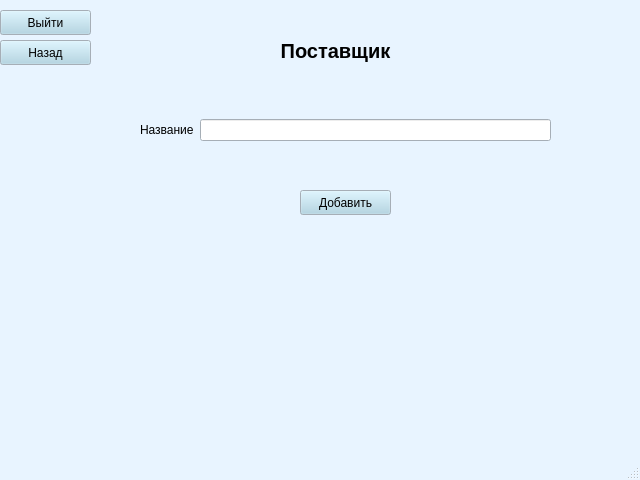
<?xml version="1.0" encoding="UTF-8"?>
<ui version="4.0">
 <class>MainWindow</class>
 <widget class="QMainWindow" name="MainWindow">
  <property name="geometry">
   <rect>
    <x>0</x>
    <y>0</y>
    <width>640</width>
    <height>480</height>
   </rect>
  </property>
  <property name="palette">
   <palette>
    <active>
     <colorrole role="WindowText">
      <brush brushstyle="SolidPattern">
       <color alpha="255">
        <red>0</red>
        <green>0</green>
        <blue>0</blue>
       </color>
      </brush>
     </colorrole>
     <colorrole role="Button">
      <brush brushstyle="SolidPattern">
       <color alpha="255">
        <red>169</red>
        <green>210</green>
        <blue>227</blue>
       </color>
      </brush>
     </colorrole>
     <colorrole role="Light">
      <brush brushstyle="SolidPattern">
       <color alpha="255">
        <red>255</red>
        <green>255</green>
        <blue>255</blue>
       </color>
      </brush>
     </colorrole>
     <colorrole role="Midlight">
      <brush brushstyle="SolidPattern">
       <color alpha="255">
        <red>238</red>
        <green>228</green>
        <blue>255</blue>
       </color>
      </brush>
     </colorrole>
     <colorrole role="Dark">
      <brush brushstyle="SolidPattern">
       <color alpha="255">
        <red>110</red>
        <green>101</green>
        <blue>127</blue>
       </color>
      </brush>
     </colorrole>
     <colorrole role="Mid">
      <brush brushstyle="SolidPattern">
       <color alpha="255">
        <red>147</red>
        <green>134</green>
        <blue>170</blue>
       </color>
      </brush>
     </colorrole>
     <colorrole role="Text">
      <brush brushstyle="SolidPattern">
       <color alpha="255">
        <red>0</red>
        <green>0</green>
        <blue>0</blue>
       </color>
      </brush>
     </colorrole>
     <colorrole role="BrightText">
      <brush brushstyle="SolidPattern">
       <color alpha="255">
        <red>255</red>
        <green>255</green>
        <blue>255</blue>
       </color>
      </brush>
     </colorrole>
     <colorrole role="ButtonText">
      <brush brushstyle="SolidPattern">
       <color alpha="255">
        <red>0</red>
        <green>0</green>
        <blue>0</blue>
       </color>
      </brush>
     </colorrole>
     <colorrole role="Base">
      <brush brushstyle="SolidPattern">
       <color alpha="255">
        <red>255</red>
        <green>255</green>
        <blue>255</blue>
       </color>
      </brush>
     </colorrole>
     <colorrole role="Window">
      <brush brushstyle="SolidPattern">
       <color alpha="255">
        <red>232</red>
        <green>244</green>
        <blue>255</blue>
       </color>
      </brush>
     </colorrole>
     <colorrole role="Shadow">
      <brush brushstyle="SolidPattern">
       <color alpha="255">
        <red>0</red>
        <green>0</green>
        <blue>0</blue>
       </color>
      </brush>
     </colorrole>
     <colorrole role="Highlight">
      <brush brushstyle="SolidPattern">
       <color alpha="255">
        <red>221</red>
        <green>202</green>
        <blue>255</blue>
       </color>
      </brush>
     </colorrole>
     <colorrole role="AlternateBase">
      <brush brushstyle="SolidPattern">
       <color alpha="255">
        <red>238</red>
        <green>228</green>
        <blue>255</blue>
       </color>
      </brush>
     </colorrole>
     <colorrole role="ToolTipBase">
      <brush brushstyle="SolidPattern">
       <color alpha="255">
        <red>255</red>
        <green>255</green>
        <blue>220</blue>
       </color>
      </brush>
     </colorrole>
     <colorrole role="ToolTipText">
      <brush brushstyle="SolidPattern">
       <color alpha="255">
        <red>0</red>
        <green>0</green>
        <blue>0</blue>
       </color>
      </brush>
     </colorrole>
     <colorrole role="PlaceholderText">
      <brush brushstyle="SolidPattern">
       <color alpha="128">
        <red>0</red>
        <green>0</green>
        <blue>0</blue>
       </color>
      </brush>
     </colorrole>
    </active>
    <inactive>
     <colorrole role="WindowText">
      <brush brushstyle="SolidPattern">
       <color alpha="255">
        <red>0</red>
        <green>0</green>
        <blue>0</blue>
       </color>
      </brush>
     </colorrole>
     <colorrole role="Button">
      <brush brushstyle="SolidPattern">
       <color alpha="255">
        <red>169</red>
        <green>210</green>
        <blue>227</blue>
       </color>
      </brush>
     </colorrole>
     <colorrole role="Light">
      <brush brushstyle="SolidPattern">
       <color alpha="255">
        <red>255</red>
        <green>255</green>
        <blue>255</blue>
       </color>
      </brush>
     </colorrole>
     <colorrole role="Midlight">
      <brush brushstyle="SolidPattern">
       <color alpha="255">
        <red>238</red>
        <green>228</green>
        <blue>255</blue>
       </color>
      </brush>
     </colorrole>
     <colorrole role="Dark">
      <brush brushstyle="SolidPattern">
       <color alpha="255">
        <red>110</red>
        <green>101</green>
        <blue>127</blue>
       </color>
      </brush>
     </colorrole>
     <colorrole role="Mid">
      <brush brushstyle="SolidPattern">
       <color alpha="255">
        <red>147</red>
        <green>134</green>
        <blue>170</blue>
       </color>
      </brush>
     </colorrole>
     <colorrole role="Text">
      <brush brushstyle="SolidPattern">
       <color alpha="255">
        <red>0</red>
        <green>0</green>
        <blue>0</blue>
       </color>
      </brush>
     </colorrole>
     <colorrole role="BrightText">
      <brush brushstyle="SolidPattern">
       <color alpha="255">
        <red>255</red>
        <green>255</green>
        <blue>255</blue>
       </color>
      </brush>
     </colorrole>
     <colorrole role="ButtonText">
      <brush brushstyle="SolidPattern">
       <color alpha="255">
        <red>0</red>
        <green>0</green>
        <blue>0</blue>
       </color>
      </brush>
     </colorrole>
     <colorrole role="Base">
      <brush brushstyle="SolidPattern">
       <color alpha="255">
        <red>255</red>
        <green>255</green>
        <blue>255</blue>
       </color>
      </brush>
     </colorrole>
     <colorrole role="Window">
      <brush brushstyle="SolidPattern">
       <color alpha="255">
        <red>232</red>
        <green>244</green>
        <blue>255</blue>
       </color>
      </brush>
     </colorrole>
     <colorrole role="Shadow">
      <brush brushstyle="SolidPattern">
       <color alpha="255">
        <red>0</red>
        <green>0</green>
        <blue>0</blue>
       </color>
      </brush>
     </colorrole>
     <colorrole role="Highlight">
      <brush brushstyle="SolidPattern">
       <color alpha="255">
        <red>221</red>
        <green>202</green>
        <blue>255</blue>
       </color>
      </brush>
     </colorrole>
     <colorrole role="AlternateBase">
      <brush brushstyle="SolidPattern">
       <color alpha="255">
        <red>238</red>
        <green>228</green>
        <blue>255</blue>
       </color>
      </brush>
     </colorrole>
     <colorrole role="ToolTipBase">
      <brush brushstyle="SolidPattern">
       <color alpha="255">
        <red>255</red>
        <green>255</green>
        <blue>220</blue>
       </color>
      </brush>
     </colorrole>
     <colorrole role="ToolTipText">
      <brush brushstyle="SolidPattern">
       <color alpha="255">
        <red>0</red>
        <green>0</green>
        <blue>0</blue>
       </color>
      </brush>
     </colorrole>
     <colorrole role="PlaceholderText">
      <brush brushstyle="SolidPattern">
       <color alpha="128">
        <red>0</red>
        <green>0</green>
        <blue>0</blue>
       </color>
      </brush>
     </colorrole>
    </inactive>
    <disabled>
     <colorrole role="WindowText">
      <brush brushstyle="SolidPattern">
       <color alpha="255">
        <red>110</red>
        <green>101</green>
        <blue>127</blue>
       </color>
      </brush>
     </colorrole>
     <colorrole role="Button">
      <brush brushstyle="SolidPattern">
       <color alpha="255">
        <red>169</red>
        <green>210</green>
        <blue>227</blue>
       </color>
      </brush>
     </colorrole>
     <colorrole role="Light">
      <brush brushstyle="SolidPattern">
       <color alpha="255">
        <red>255</red>
        <green>255</green>
        <blue>255</blue>
       </color>
      </brush>
     </colorrole>
     <colorrole role="Midlight">
      <brush brushstyle="SolidPattern">
       <color alpha="255">
        <red>238</red>
        <green>228</green>
        <blue>255</blue>
       </color>
      </brush>
     </colorrole>
     <colorrole role="Dark">
      <brush brushstyle="SolidPattern">
       <color alpha="255">
        <red>110</red>
        <green>101</green>
        <blue>127</blue>
       </color>
      </brush>
     </colorrole>
     <colorrole role="Mid">
      <brush brushstyle="SolidPattern">
       <color alpha="255">
        <red>147</red>
        <green>134</green>
        <blue>170</blue>
       </color>
      </brush>
     </colorrole>
     <colorrole role="Text">
      <brush brushstyle="SolidPattern">
       <color alpha="255">
        <red>110</red>
        <green>101</green>
        <blue>127</blue>
       </color>
      </brush>
     </colorrole>
     <colorrole role="BrightText">
      <brush brushstyle="SolidPattern">
       <color alpha="255">
        <red>255</red>
        <green>255</green>
        <blue>255</blue>
       </color>
      </brush>
     </colorrole>
     <colorrole role="ButtonText">
      <brush brushstyle="SolidPattern">
       <color alpha="255">
        <red>110</red>
        <green>101</green>
        <blue>127</blue>
       </color>
      </brush>
     </colorrole>
     <colorrole role="Base">
      <brush brushstyle="SolidPattern">
       <color alpha="255">
        <red>232</red>
        <green>244</green>
        <blue>255</blue>
       </color>
      </brush>
     </colorrole>
     <colorrole role="Window">
      <brush brushstyle="SolidPattern">
       <color alpha="255">
        <red>232</red>
        <green>244</green>
        <blue>255</blue>
       </color>
      </brush>
     </colorrole>
     <colorrole role="Shadow">
      <brush brushstyle="SolidPattern">
       <color alpha="255">
        <red>0</red>
        <green>0</green>
        <blue>0</blue>
       </color>
      </brush>
     </colorrole>
     <colorrole role="Highlight">
      <brush brushstyle="SolidPattern">
       <color alpha="255">
        <red>145</red>
        <green>145</green>
        <blue>145</blue>
       </color>
      </brush>
     </colorrole>
     <colorrole role="AlternateBase">
      <brush brushstyle="SolidPattern">
       <color alpha="255">
        <red>221</red>
        <green>202</green>
        <blue>255</blue>
       </color>
      </brush>
     </colorrole>
     <colorrole role="ToolTipBase">
      <brush brushstyle="SolidPattern">
       <color alpha="255">
        <red>255</red>
        <green>255</green>
        <blue>220</blue>
       </color>
      </brush>
     </colorrole>
     <colorrole role="ToolTipText">
      <brush brushstyle="SolidPattern">
       <color alpha="255">
        <red>0</red>
        <green>0</green>
        <blue>0</blue>
       </color>
      </brush>
     </colorrole>
     <colorrole role="PlaceholderText">
      <brush brushstyle="SolidPattern">
       <color alpha="128">
        <red>0</red>
        <green>0</green>
        <blue>0</blue>
       </color>
      </brush>
     </colorrole>
    </disabled>
   </palette>
  </property>
  <property name="windowTitle">
   <string>MainWindow</string>
  </property>
  <widget class="QWidget" name="centralwidget">
   <widget class="QWidget" name="gridLayoutWidget_2">
    <property name="geometry">
     <rect>
      <x>140</x>
      <y>90</y>
      <width>411</width>
      <height>81</height>
     </rect>
    </property>
    <layout class="QGridLayout" name="gridLayout_2">
     <property name="leftMargin">
      <number>0</number>
     </property>
     <property name="topMargin">
      <number>0</number>
     </property>
     <property name="bottomMargin">
      <number>0</number>
     </property>
     <property name="verticalSpacing">
      <number>6</number>
     </property>
     <item row="2" column="1">
      <widget class="QLineEdit" name="name"/>
     </item>
     <item row="2" column="0">
      <widget class="QLabel" name="label_2">
       <property name="text">
        <string>Название</string>
       </property>
      </widget>
     </item>
    </layout>
   </widget>
   <widget class="QLabel" name="label">
    <property name="geometry">
     <rect>
      <x>160</x>
      <y>20</y>
      <width>351</width>
      <height>62</height>
     </rect>
    </property>
    <property name="palette">
     <palette>
      <active>
       <colorrole role="Button">
        <brush brushstyle="SolidPattern">
         <color alpha="255">
          <red>173</red>
          <green>127</green>
          <blue>168</blue>
         </color>
        </brush>
       </colorrole>
      </active>
      <inactive>
       <colorrole role="Button">
        <brush brushstyle="SolidPattern">
         <color alpha="255">
          <red>173</red>
          <green>127</green>
          <blue>168</blue>
         </color>
        </brush>
       </colorrole>
      </inactive>
      <disabled>
       <colorrole role="Button">
        <brush brushstyle="SolidPattern">
         <color alpha="255">
          <red>173</red>
          <green>127</green>
          <blue>168</blue>
         </color>
        </brush>
       </colorrole>
      </disabled>
     </palette>
    </property>
    <property name="font">
     <font>
      <pointsize>15</pointsize>
      <italic>false</italic>
      <strikeout>false</strikeout>
      <kerning>true</kerning>
     </font>
    </property>
    <property name="text">
     <string>&lt;html&gt;&lt;head/&gt;&lt;body&gt;&lt;p align=&quot;center&quot;&gt;&lt;span style=&quot; font-weight:600;&quot;&gt;Поставщик&lt;/span&gt;&lt;/p&gt;&lt;/body&gt;&lt;/html&gt;</string>
    </property>
   </widget>
   <widget class="QPushButton" name="exit">
    <property name="geometry">
     <rect>
      <x>0</x>
      <y>10</y>
      <width>91</width>
      <height>25</height>
     </rect>
    </property>
    <property name="text">
     <string>Выйти</string>
    </property>
   </widget>
   <widget class="QPushButton" name="exit_2">
    <property name="geometry">
     <rect>
      <x>0</x>
      <y>40</y>
      <width>91</width>
      <height>25</height>
     </rect>
    </property>
    <property name="text">
     <string>Назад</string>
    </property>
   </widget>
   <widget class="QPushButton" name="save">
    <property name="geometry">
     <rect>
      <x>300</x>
      <y>190</y>
      <width>91</width>
      <height>25</height>
     </rect>
    </property>
    <property name="text">
     <string>Добавить</string>
    </property>
   </widget>
  </widget>
  <widget class="QMenuBar" name="menubar">
   <property name="geometry">
    <rect>
     <x>0</x>
     <y>0</y>
     <width>640</width>
     <height>22</height>
    </rect>
   </property>
  </widget>
  <widget class="QStatusBar" name="statusbar"/>
 </widget>
 <resources/>
 <connections/>
</ui>
